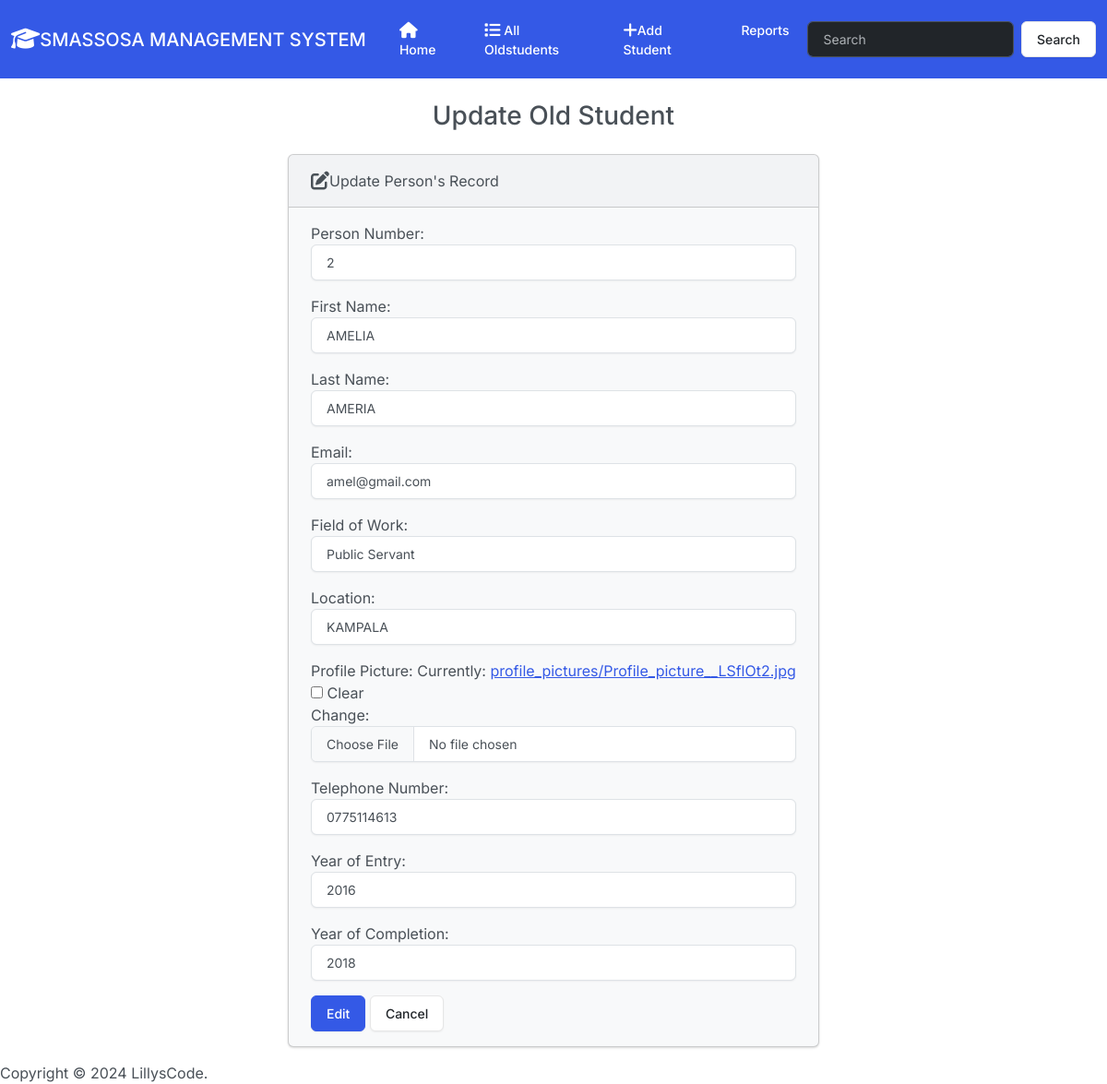
The app's page /edit/4 with its own data.
### Oldstudents/models.py (models this page shows, shortened)
class Student(models.Model):
    student_number = models.PositiveBigIntegerField()
    first_name = models.CharField(max_length=50)
    last_name = models.CharField(max_length=50)
    email = models.CharField(max_length=100)
    FIELD_OF_WORK_CHOICES = [
        ('Business', 'Business'),
        ('Education', 'Education'),
        ('Industrialization', 'Industrialization'),
        ('Public Servant', 'Public Servant'),
        ('Lawyers', 'Lawyers'),
        ('Fishing', 'Fishing'),
    ]
    field_of_work = models.CharField(max_length=20, choices=FIELD_OF_WORK_CHOICES)
    location = models.CharField(max_length=50)
    profile_picture = models.ImageField(upload_to='profile_pictures/', null=True, blank=True)
    telephone_number = models.CharField(max_length=15, null=True, blank=True)
    YEAR_CHOICES = [(year, year) for year in range(2000, 2030)]  # Adjust the range as needed
    year_of_entry = models.IntegerField(choices=YEAR_CHOICES)
    year_of_completion = models.IntegerField(choices=YEAR_CHOICES)

### Oldstudents/views.py (the view)
# urls.py: path('edit/<int:id>', views.edit, name='edit'),
def edit(request, id):
    student = get_object_or_404(Student, pk=id)
    if request.method == 'POST':
        form = StudentForm(request.POST, instance=student)
        if form.is_valid():
            form.save()
            return render(request, 'students/edit.html', {
                'form': form,
                'success': True,
                'student': student,
            })
        else:
            print(form.errors)
    else:
        form = StudentForm(instance=student)
    return render(request, 'students/edit.html', {
        'form': form,
        'student': student,
    })

### Oldstudents/templates/students/edit.html (shortened to what this page needs)
{% extends "students/base.html" %}
{% block body %}
    <h3 class="text-center m-4">Update Old Student</h3>
    {% if success %}
        <div class="alert-success" role="alert">
            The student has been updated  successfully.
            <a href="{% url 'index' %}" class="alert-link"> Go to Home Page</a>
        </div>
    {% else %}
        <div class="row justify-content-center">
            <div class="col-6">
                <div class="card bg-light mb-3">
                    <div class="card-header">
                        <i class="fa-solid fa-pen-to-square  fa-lg"></i>Update Person's Record
                    </div>
                    <div class="card-body">
                        <form method="post" action="{% url 'edit' id=student.id %}">
                        {{ form.as_p }}
                        <button type="submit" class="btn btn-primary">Edit</button>
                        <a href="{% url 'index' %}" class="btn btn-secondary">Cancel</a>
                      </form>
                    </div>
                  </div>
            </div>
        </div>
    {% endif %}
{% endblock %}

### records on screen
Student: student_number "2", first_name "AMELIA", last_name "AMERIA", email "amel@gmail.com", field_of_work "Public Servant", location "KAMPALA", telephone_number "0775114613", year_of_entry "2016", year_of_completion "2018"
